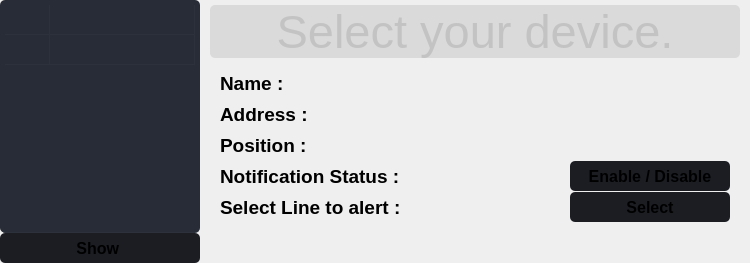
                     <widget class="QWidget" name="page_alert_setting">
                      <layout class="QHBoxLayout" name="layout_page_alert_setting">
                       <property name="spacing">
                        <number>0</number>
                       </property>
                       <property name="margin">
                        <number>0</number>
                       </property>
                       <item>
                        <widget class="QFrame" name="frame_alert_setting_left">
                         <property name="minimumSize">
                          <size>
                           <width>200</width>
                           <height>0</height>
                          </size>
                         </property>
                         <property name="maximumSize">
                          <size>
                           <width>200</width>
                           <height>16777215</height>
                          </size>
                         </property>
                         <property name="frameShadow">
                          <enum>QFrame::Raised</enum>
                         </property>
                         <layout class="QVBoxLayout" name="layout_frame_alert_setting_left">
                          <property name="spacing">
                           <number>0</number>
                          </property>
                          <property name="margin">
                           <number>0</number>
                          </property>
                          <item>
                           <widget class="QTableWidget" name="tableWidget_cam_list">
                            <property name="minimumSize">
                             <size>
                              <width>200</width>
                              <height>0</height>
                             </size>
                            </property>
                            <property name="maximumSize">
                             <size>
                              <width>200</width>
                              <height>16777215</height>
                             </size>
                            </property>
                            <property name="font">
                             <font>
                              <pointsize>14</pointsize>
                              <weight>50</weight>
                              <bold>false</bold>
                             </font>
                            </property>
                            <property name="styleSheet">
                             <string notr="true">QTableWidget {	
	background-color: rgb(39, 44, 54);
	padding: 5px;
	border-radius: 5px;
	gridline-color: rgb(44, 49, 60);
	border-bottom: 1px solid rgb(44, 49, 60);
}
QTableWidget::item{
	border-color: rgb(44, 49, 60);
	padding-left: 5px;
	padding-right: 5px;
	gridline-color: rgb(44, 49, 60);
}
QTableWidget::item:selected{
	background-color: rgb(85, 170, 255);
}
QScrollBar:horizontal {
    border: none;
    background: rgb(52, 59, 72);
    height: 14px;
    margin: 0px 21px 0 21px;
	border-radius: 0px;
}
 QScrollBar:vertical {
	border: none;
    background: rgb(52, 59, 72);
    width: 14px;
    margin: 21px 0 21px 0;
	border-radius: 0px;
 }
QHeaderView::section{
	Background-color: rgb(39, 44, 54);
	max-width: 30px;
	border: 1px solid rgb(44, 49, 60);
	border-style: none;
    border-bottom: 1px solid rgb(44, 49, 60);
    border-right: 1px solid rgb(44, 49, 60);
}
QTableWidget::horizontalHeader {	
	background-color: rgb(81, 255, 0);
}
QHeaderView::section:horizontal
{
    border: 1px solid rgb(32, 34, 42);
	background-color: rgb(27, 29, 35);
	padding: 3px;
	border-top-left-radius: 7px;
    border-top-right-radius: 7px;
}
QHeaderView::section:vertical
{
    border: 1px solid rgb(44, 49, 60);
}
</string>
                            </property>
                            <property name="frameShape">
                             <enum>QFrame::NoFrame</enum>
                            </property>
                            <property name="horizontalScrollBarPolicy">
                             <enum>Qt::ScrollBarAlwaysOff</enum>
                            </property>
                            <property name="editTriggers">
                             <set>QAbstractItemView::NoEditTriggers</set>
                            </property>
                            <property name="selectionMode">
                             <enum>QAbstractItemView::SingleSelection</enum>
                            </property>
                            <property name="selectionBehavior">
                             <enum>QAbstractItemView::SelectRows</enum>
                            </property>
                            <attribute name="horizontalHeaderVisible">
                             <bool>false</bool>
                            </attribute>
                            <attribute name="horizontalHeaderDefaultSectionSize">
                             <number>45</number>
                            </attribute>
                            <attribute name="horizontalHeaderStretchLastSection">
                             <bool>true</bool>
                            </attribute>
                            <attribute name="verticalHeaderVisible">
                             <bool>false</bool>
                            </attribute>
                            <row>
                             <property name="text">
                              <string>New Row</string>
                             </property>
                            </row>
                            <row>
                             <property name="text">
                              <string>New Row</string>
                             </property>
                            </row>
                            <column>
                             <property name="text">
                              <string>No.</string>
                             </property>
                             <property name="font">
                              <font>
                               <pointsize>14</pointsize>
                               <weight>75</weight>
                               <bold>true</bold>
                              </font>
                             </property>
                            </column>
                            <column>
                             <property name="text">
                              <string>Device name</string>
                             </property>
                             <property name="font">
                              <font>
                               <pointsize>14</pointsize>
                               <weight>75</weight>
                               <bold>true</bold>
                              </font>
                             </property>
                            </column>
                           </widget>
                          </item>
                          <item>
                           <widget class="QPushButton" name="btn_show_cam">
                            <property name="minimumSize">
                             <size>
                              <width>0</width>
                              <height>30</height>
                             </size>
                            </property>
                            <property name="maximumSize">
                             <size>
                              <width>16777215</width>
                              <height>30</height>
                             </size>
                            </property>
                            <property name="font">
                             <font>
                              <pointsize>12</pointsize>
                              <weight>75</weight>
                              <bold>true</bold>
                             </font>
                            </property>
                            <property name="styleSheet">
                             <string notr="true">QPushButton {
	background-position: center;
	background-repeat: no-reperat;
	background-color: rgb(27, 29, 35);
	border-radius: 5px;
}
QPushButton:hover {
	background-color: rgb(33, 37, 43);
}
QPushButton:pressed {	
	background-color: rgb(85, 170, 255);
}</string>
                            </property>
                            <property name="text">
                             <string>Show </string>
                            </property>
                           </widget>
                          </item>
                         </layout>
                        </widget>
                       </item>
                       <item>
                        <widget class="QFrame" name="frame_alert_setting_right">
                         <property name="frameShadow">
                          <enum>QFrame::Raised</enum>
                         </property>
                         <layout class="QVBoxLayout" name="layout_frame_alert_setting_right">
                          <property name="spacing">
                           <number>0</number>
                          </property>
                          <property name="leftMargin">
                           <number>10</number>
                          </property>
                          <property name="topMargin">
                           <number>5</number>
                          </property>
                          <property name="rightMargin">
                           <number>10</number>
                          </property>
                          <property name="bottomMargin">
                           <number>5</number>
                          </property>
                          <item>
                           <widget class="QLabel" name="label_alert_setting_show_cam">
                            <property name="minimumSize">
                             <size>
                              <width>0</width>
                              <height>0</height>
                             </size>
                            </property>
                            <property name="font">
                             <font>
                              <pointsize>35</pointsize>
                              <weight>50</weight>
                              <bold>false</bold>
                             </font>
                            </property>
                            <property name="styleSheet">
                             <string notr="true">QLabel{
	color: rgb(195, 195, 195);
	background-color: rgb(218, 218, 218);
    border-radius: 5px;
}</string>
                            </property>
                            <property name="text">
                             <string>Select your device.</string>
                            </property>
                            <property name="scaledContents">
                             <bool>true</bool>
                            </property>
                            <property name="alignment">
                             <set>Qt::AlignCenter</set>
                            </property>
                           </widget>
                          </item>
                          <item>
                           <widget class="QFrame" name="frame_alert_setting_cam_info">
                            <property name="minimumSize">
                             <size>
                              <width>0</width>
                              <height>200</height>
                             </size>
                            </property>
                            <property name="maximumSize">
                             <size>
                              <width>16777215</width>
                              <height>250</height>
                             </size>
                            </property>
                            <property name="frameShadow">
                             <enum>QFrame::Raised</enum>
                            </property>
                            <layout class="QVBoxLayout" name="layout_frame_alert_setting_cam_info">
                             <property name="spacing">
                              <number>0</number>
                             </property>
                             <property name="margin">
                              <number>10</number>
                             </property>
                             <item>
                              <widget class="QLabel" name="label_alert_setting_device_name">
                               <property name="minimumSize">
                                <size>
                                 <width>300</width>
                                 <height>30</height>
                                </size>
                               </property>
                               <property name="maximumSize">
                                <size>
                                 <width>16777215</width>
                                 <height>16777215</height>
                                </size>
                               </property>
                               <property name="font">
                                <font>
                                 <pointsize>14</pointsize>
                                 <weight>75</weight>
                                 <bold>true</bold>
                                </font>
                               </property>
                               <property name="text">
                                <string>Name : </string>
                               </property>
                              </widget>
                             </item>
                             <item>
                              <widget class="QLabel" name="label_alert_setting_device_address">
                               <property name="minimumSize">
                                <size>
                                 <width>300</width>
                                 <height>30</height>
                                </size>
                               </property>
                               <property name="maximumSize">
                                <size>
                                 <width>16777215</width>
                                 <height>16777215</height>
                                </size>
                               </property>
                               <property name="font">
                                <font>
                                 <pointsize>14</pointsize>
                                 <weight>75</weight>
                                 <bold>true</bold>
                                </font>
                               </property>
                               <property name="text">
                                <string>Address : </string>
                               </property>
                              </widget>
                             </item>
                             <item>
                              <widget class="QLabel" name="label_alert_setting_device_description">
                               <property name="minimumSize">
                                <size>
                                 <width>300</width>
                                 <height>30</height>
                                </size>
                               </property>
                               <property name="maximumSize">
                                <size>
                                 <width>16777215</width>
                                 <height>16777215</height>
                                </size>
                               </property>
                               <property name="font">
                                <font>
                                 <pointsize>14</pointsize>
                                 <weight>75</weight>
                                 <bold>true</bold>
                                </font>
                               </property>
                               <property name="text">
                                <string>Position : </string>
                               </property>
                              </widget>
                             </item>
                             <item>
                              <widget class="QFrame" name="frame_alert_setting_notification">
                               <property name="frameShadow">
                                <enum>QFrame::Raised</enum>
                               </property>
                               <layout class="QHBoxLayout" name="layout_frame_alert_setting_notification">
                                <property name="spacing">
                                 <number>0</number>
                                </property>
                                <property name="margin">
                                 <number>0</number>
                                </property>
                                <item>
                                 <widget class="QLabel" name="label_notification_status">
                                  <property name="minimumSize">
                                   <size>
                                    <width>350</width>
                                    <height>30</height>
                                   </size>
                                  </property>
                                  <property name="maximumSize">
                                   <size>
                                    <width>350</width>
                                    <height>16777215</height>
                                   </size>
                                  </property>
                                  <property name="font">
                                   <font>
                                    <pointsize>14</pointsize>
                                    <weight>75</weight>
                                    <bold>true</bold>
                                   </font>
                                  </property>
                                  <property name="text">
                                   <string>Notification Status : </string>
                                  </property>
                                 </widget>
                                </item>
                                <item>
                                 <widget class="QPushButton" name="btn_enable_disable_notification">
                                  <property name="minimumSize">
                                   <size>
                                    <width>160</width>
                                    <height>30</height>
                                   </size>
                                  </property>
                                  <property name="maximumSize">
                                   <size>
                                    <width>160</width>
                                    <height>16777215</height>
                                   </size>
                                  </property>
                                  <property name="font">
                                   <font>
                                    <pointsize>12</pointsize>
                                    <weight>75</weight>
                                    <bold>true</bold>
                                   </font>
                                  </property>
                                  <property name="styleSheet">
                                   <string notr="true">QPushButton {
	background-position: center;
	background-repeat: no-reperat;
	background-color: rgb(27, 29, 35);
	border-radius: 5px;
}
QPushButton:hover {
	background-color: rgb(33, 37, 43);
}
QPushButton:pressed {	
	background-color: rgb(85, 170, 255);
}</string>
                                  </property>
                                  <property name="text">
                                   <string>Enable / Disable</string>
                                  </property>
                                 </widget>
                                </item>
                                <item>
                                 <widget class="QFrame" name="frame_alert_setting_blank">
                                  <property name="frameShadow">
                                   <enum>QFrame::Raised</enum>
                                  </property>
                                 </widget>
                                </item>
                               </layout>
                              </widget>
                             </item>
                             <item>
                              <widget class="QFrame" name="frame_alert_setting_notification_2">
                               <property name="frameShadow">
                                <enum>QFrame::Raised</enum>
                               </property>
                               <layout class="QHBoxLayout" name="layout_frame_alert_setting_notification_2">
                                <property name="spacing">
                                 <number>0</number>
                                </property>
                                <property name="margin">
                                 <number>0</number>
                                </property>
                                <item>
                                 <widget class="QLabel" name="label_selec_line">
                                  <property name="minimumSize">
                                   <size>
                                    <width>350</width>
                                    <height>30</height>
                                   </size>
                                  </property>
                                  <property name="maximumSize">
                                   <size>
                                    <width>350</width>
                                    <height>16777215</height>
                                   </size>
                                  </property>
                                  <property name="font">
                                   <font>
                                    <pointsize>14</pointsize>
                                    <weight>75</weight>
                                    <bold>true</bold>
                                   </font>
                                  </property>
                                  <property name="text">
                                   <string>Select Line to alert :</string>
                                  </property>
                                 </widget>
                                </item>
                                <item>
                                 <widget class="QPushButton" name="btn_select_line">
                                  <property name="minimumSize">
                                   <size>
                                    <width>160</width>
                                    <height>30</height>
                                   </size>
                                  </property>
                                  <property name="maximumSize">
                                   <size>
                                    <width>160</width>
                                    <height>16777215</height>
                                   </size>
                                  </property>
                                  <property name="font">
                                   <font>
                                    <pointsize>12</pointsize>
                                    <weight>75</weight>
                                    <bold>true</bold>
                                   </font>
                                  </property>
                                  <property name="styleSheet">
                                   <string notr="true">QPushButton {
	background-position: center;
	background-repeat: no-reperat;
	background-color: rgb(27, 29, 35);
	border-radius: 5px;
}
QPushButton:hover {
	background-color: rgb(33, 37, 43);
}
QPushButton:pressed {	
	background-color: rgb(85, 170, 255);
}</string>
                                  </property>
                                  <property name="text">
                                   <string>Select</string>
                                  </property>
                                 </widget>
                                </item>
                                <item>
                                 <widget class="QFrame" name="frame_alert_setting_blank_2">
                                  <property name="frameShadow">
                                   <enum>QFrame::Raised</enum>
                                  </property>
                                 </widget>
                                </item>
                               </layout>
                              </widget>
                             </item>
                             <item>
                              <widget class="QFrame" name="frame_alert_setting_notification_3">
                               <property name="maximumSize">
                                <size>
                                 <width>16777215</width>
                                 <height>25</height>
                                </size>
                               </property>
                               <property name="frameShadow">
                                <enum>QFrame::Raised</enum>
                               </property>
                               <layout class="QHBoxLayout" name="layout_frame_alert_setting_notification_3">
                                <property name="spacing">
                                 <number>0</number>
                                </property>
                                <property name="margin">
                                 <number>0</number>
                                </property>
                                <item>
                                 <widget class="QLabel" name="label_select_line">
                                  <property name="minimumSize">
                                   <size>
                                    <width>500</width>
                                    <height>25</height>
                                   </size>
                                  </property>
                                  <property name="maximumSize">
                                   <size>
                                    <width>16777215</width>
                                    <height>16777215</height>
                                   </size>
                                  </property>
                                  <property name="font">
                                   <font>
                                    <pointsize>12</pointsize>
                                    <weight>50</weight>
                                    <bold>false</bold>
                                   </font>
                                  </property>
                                  <property name="text">
                                   <string/>
                                  </property>
                                 </widget>
                                </item>
                               </layout>
                              </widget>
                             </item>
                            </layout>
                           </widget>
                          </item>
                         </layout>
                        </widget>
                       </item>
                      </layout>
                     </widget>
